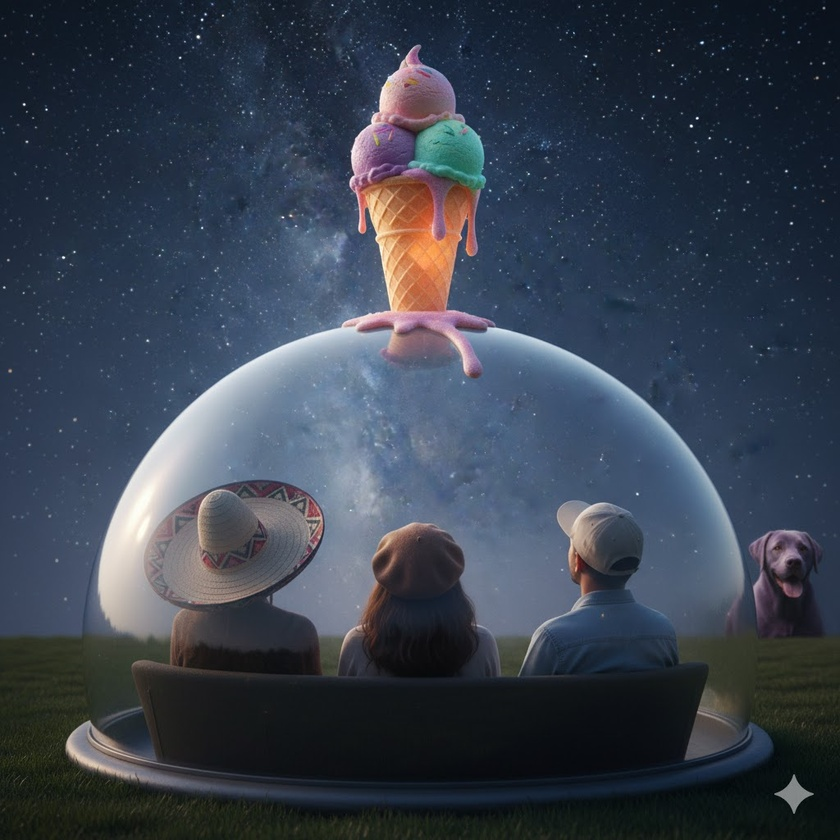
#> input picture image.jpg, 840 x 840 px, shrunk from 1024 x 1024 before the run
$ python validate_images.py ../image.jpg
#> lines starting #> are read from the running program, lines starting #| are printed output that depends on the picture
import sys
import numpy as np
from PIL import Image

def analyze_image(path):
#> called with path = '../image.jpg'
    try:
        img = Image.open(path)
#> img is the input picture: PIL image 840x840 RGB; mean R, G, B 56.2, 65, 78.2
        img_np = np.array(img)
        print(f"Image: {path}")
        print(f"  Shape: {img_np.shape}")
#|   Shape: (840, 840, 3)
        print(f"  Stats: min={img_np.min()}, max={img_np.max()}, mean={img_np.mean():.2f}, std={img_np.std():.2f}")
#|   Stats: min=0, max=255, mean=66.48, std=45.80

        # Check if image is completely solid color
        if img_np.std() < 1.0:
            print("  WARNING: Image is likely a solid color (low variance).")

        # Check if image is likely pure noise (very high spatial frequency without structure)
        # Simple heuristic: difference between adjacent pixels
        diff_h = np.abs(img_np[:, 1:, :] - img_np[:, :-1, :])
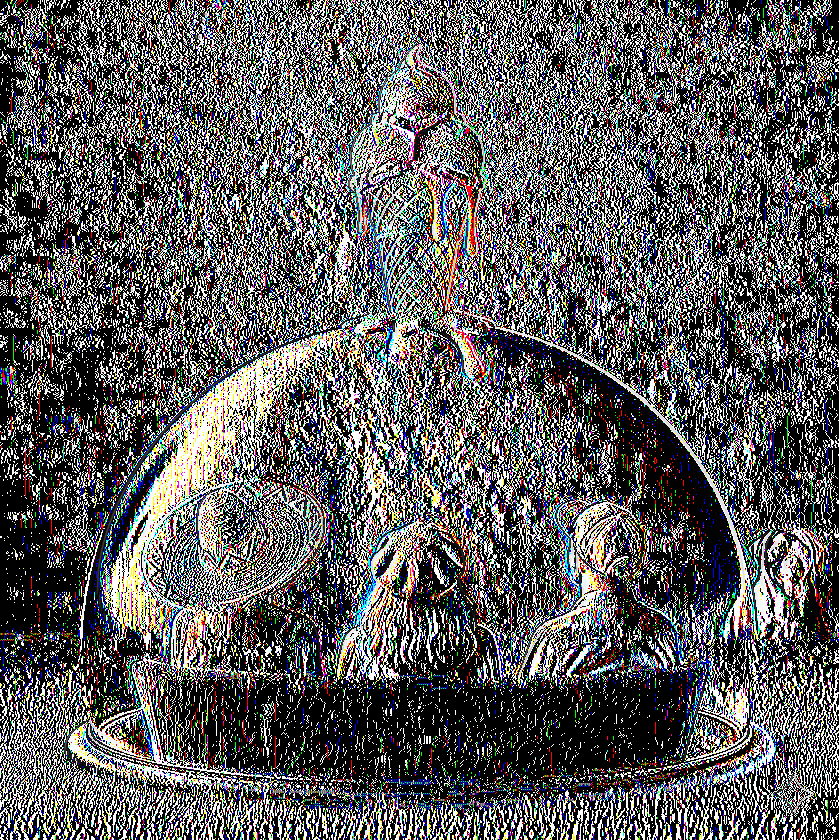
#> diff_h: shape (840, 839, 3); mean R, G, B 92.2, 91.3, 91.9
        diff_v = np.abs(img_np[1:, :, :] - img_np[:-1, :, :])
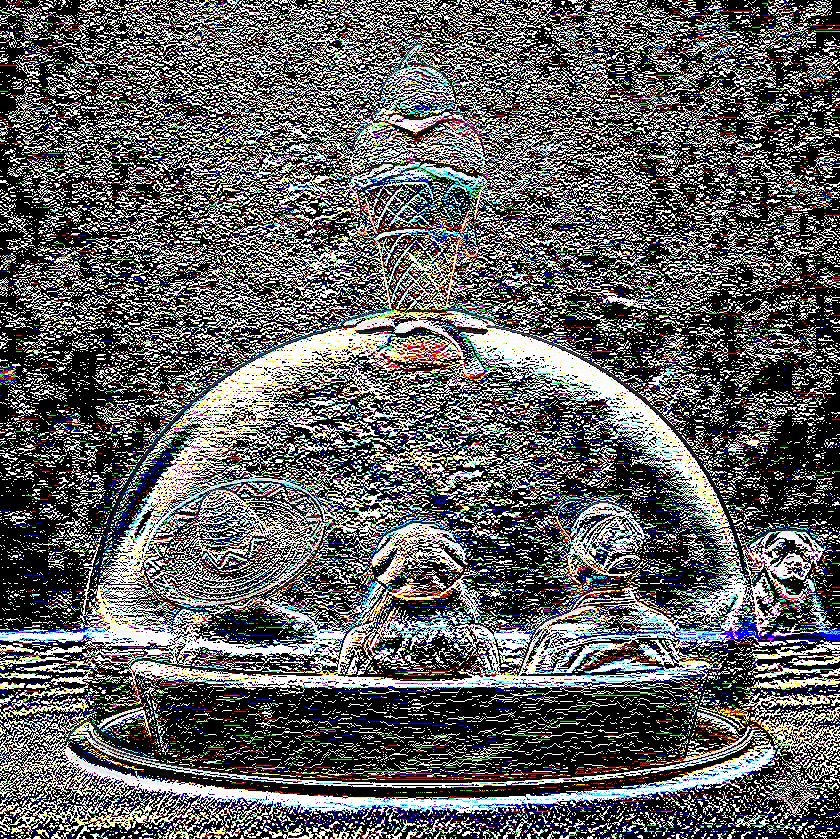
#> diff_v: shape (839, 840, 3); mean R, G, B 95.8, 96, 96.9
        print(f"  Spatial diff mean: h={diff_h.mean():.2f}, v={diff_v.mean():.2f}")
#|   Spatial diff mean: h=91.82, v=96.24

        if diff_h.mean() > 50 and diff_v.mean() > 50:
             print("  WARNING: Image might be high frequency noise.")

        print("-" * 20)
    except Exception as e:
        print(f"Error analyzing {path}: {e}")

if __name__ == "__main__":
    if len(sys.argv) < 2:
        print("Usage: python validate_images.py <image_path1> <image_path2> ...")
    else:
        for path in sys.argv[1:]:
            analyze_image(path)

$ run again, on umbrella.png
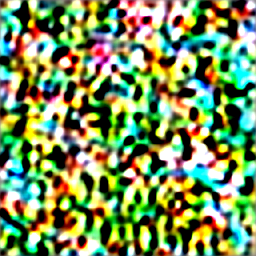
#> input picture umbrella.png, 256 x 256 px
#> in analyze_image, img is the input picture: PIL image 256x256 RGB; mean R, G, B 121.9, 144.1, 92.1
#|   Shape: (256, 256, 3)
#|   Stats: min=0, max=255, mean=119.40, std=100.23
#> in analyze_image, `diff_h = np.abs(img_np[:, 1:, :] - img_np[:, :-1, :])`:
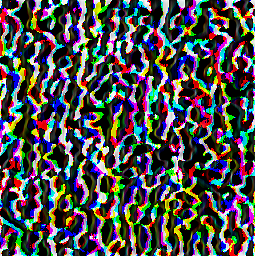
#> diff_h: shape (256, 255, 3); mean R, G, B 76.3, 75.3, 75.8
#> in analyze_image, `diff_v = np.abs(img_np[1:, :, :] - img_np[:-1, :, :])`:
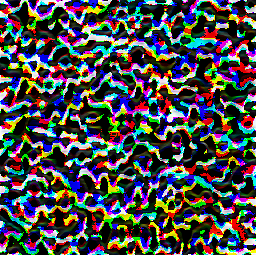
#> diff_v: shape (255, 256, 3); mean R, G, B 73.5, 73.3, 74.5
#|   Spatial diff mean: h=75.82, v=73.75

$ run again, on umbrella_scaled.png
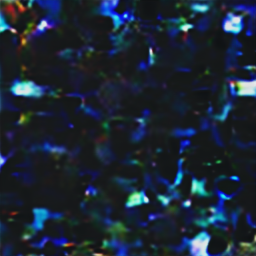
#> input picture umbrella_scaled.png, 256 x 256 px
#> in analyze_image, img is the input picture: PIL image 256x256 RGB; mean R, G, B 27.6, 38.6, 53.3
#|   Shape: (256, 256, 3)
#|   Stats: min=5, max=247, mean=39.81, std=37.93
#> in analyze_image, `diff_h = np.abs(img_np[:, 1:, :] - img_np[:, :-1, :])`:
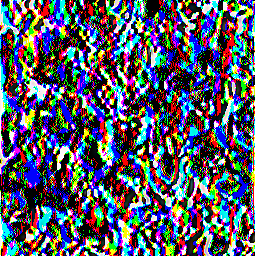
#> diff_h: shape (256, 255, 3); mean R, G, B 83.6, 86.9, 101.2
#> in analyze_image, `diff_v = np.abs(img_np[1:, :, :] - img_np[:-1, :, :])`:
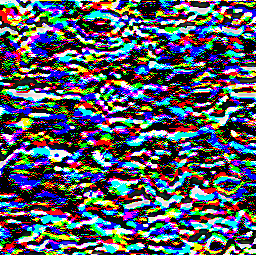
#> diff_v: shape (255, 256, 3); mean R, G, B 83.4, 89.4, 101.1
#|   Spatial diff mean: h=90.55, v=91.28
